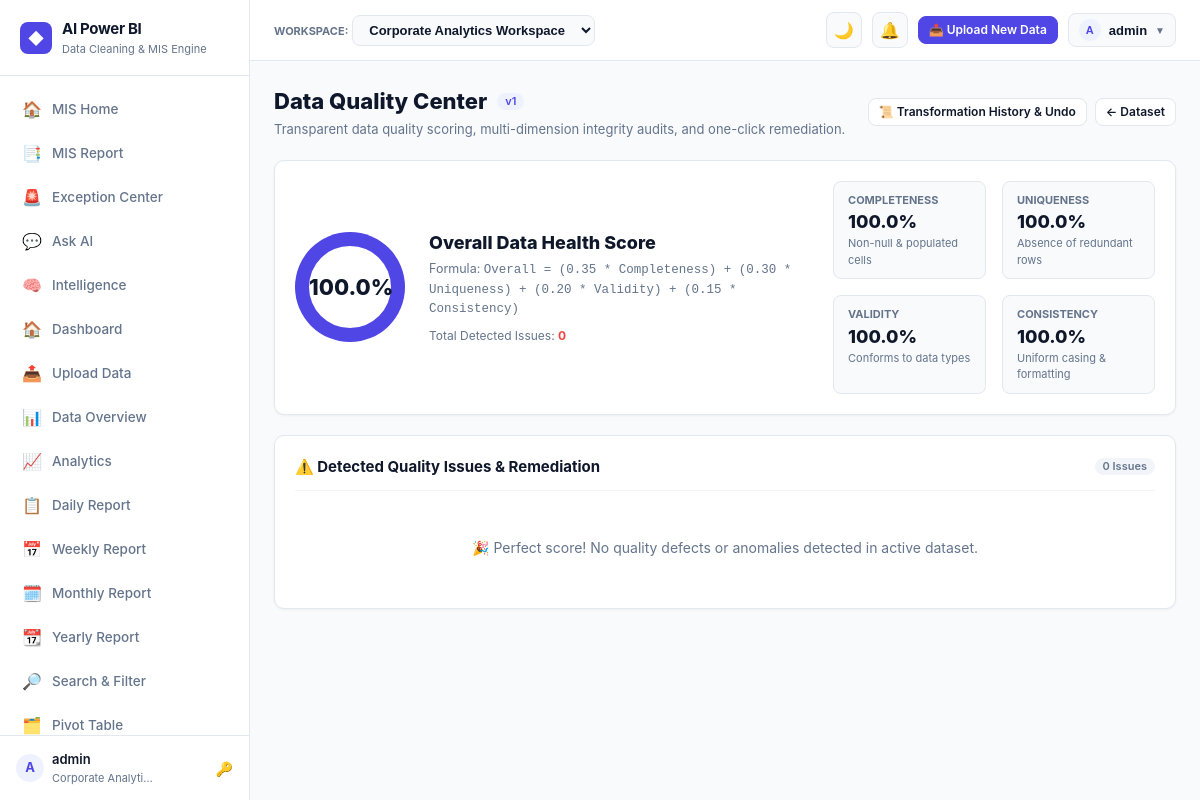
Screenshot of /quality/ (signed in) with the database file from the repository.
### apps/workspaces/models.py (models this page shows, shortened)
class Workspace(models.Model):
    name = models.CharField(max_length=120)
    slug = models.SlugField(max_length=140, unique=True, blank=True)
    description = models.TextField(blank=True)
    owner = models.ForeignKey(User, on_delete=models.CASCADE, related_name='owned_workspaces')
    created_at = models.DateTimeField(auto_now_add=True)
    updated_at = models.DateTimeField(auto_now=True)
    class Meta:
        ordering = ['name']

### apps/datasets/models.py (models this page shows, shortened)
class DatasetVersion(models.Model):
    dataset = models.ForeignKey(Dataset, on_delete=models.CASCADE, related_name='versions')
    version_number = models.PositiveIntegerField()
    parent_version = models.ForeignKey('self', on_delete=models.SET_NULL, null=True, blank=True, related_name='child_versions')
    transformation_run = models.ForeignKey('cleaning.TransformationRun', on_delete=models.SET_NULL, null=True, blank=True, related_name='output_versions')
    file_path = models.CharField(max_length=512)
    row_count = models.PositiveIntegerField(default=0)
    column_count = models.PositiveIntegerField(default=0)
    quality_score = models.FloatField(default=100.0)
    is_cleaned = models.BooleanField(default=False)
    change_summary = models.TextField(blank=True)
    created_by = models.ForeignKey(User, on_delete=models.SET_NULL, null=True, blank=True)
    created_at = models.DateTimeField(auto_now_add=True)
    class Meta:
        ordering = ['-version_number']
        unique_together = ('dataset', 'version_number')

### apps/data_quality/models.py (models this page shows, shortened)
class DataQualityReport(models.Model):
    version = models.OneToOneField('datasets.DatasetVersion', on_delete=models.CASCADE, related_name='quality_report')
    overall_score = models.FloatField(default=100.0)
    completeness_score = models.FloatField(default=100.0)
    uniqueness_score = models.FloatField(default=100.0)
    validity_score = models.FloatField(default=100.0)
    consistency_score = models.FloatField(default=100.0)
    scoring_formula = models.TextField(default="Score = 100 - (missing_pen + dup_pen + invalid_pen + outlier_pen)")
    total_issues_count = models.PositiveIntegerField(default=0)
    created_at = models.DateTimeField(auto_now_add=True)

### apps/dashboards/views.py (the view)
# urls.py: path('quality/', data_quality_view, name='data_quality_center'),
@login_required
def data_quality_view(request, dataset_id=None):
    workspace = request.workspace
    if dataset_id:
        dataset = get_object_or_404(Dataset, id=dataset_id, workspace=workspace)
    else:
        dataset = Dataset.objects.filter(workspace=workspace).first()
    version = dataset.active_version if dataset else None
    report = getattr(version, 'quality_report', None) if version else None
    issues = version.quality_issues.all() if version else []
    return render(request, 'quality/center.html', {
        'dataset': dataset,
        'version': version,
        'report': report,
        'issues': issues,
    })

### apps/workspaces/context_processors.py (called while the page is built)
def workspace_context(request):
    if hasattr(request, 'user') and request.user.is_authenticated:
        memberships = WorkspaceMembership.objects.filter(user=request.user).select_related('workspace')
        user_workspaces = [m.workspace for m in memberships]
        return {
            'current_workspace': getattr(request, 'workspace', None),
            'user_workspaces': user_workspaces,
        }
    return {
        'current_workspace': None,
        'user_workspaces': [],
    }

### templates/quality/center.html (shortened to what this page needs)
{% extends 'base/base.html' %}
{% block content %}
<div style="display: flex; align-items: center; justify-content: space-between; margin-bottom: 20px; flex-wrap: wrap; gap: 10px;">
  <div>
    <div style="display: flex; align-items: center; gap: 10px;">
      <h1 style="font-size: 22px; font-weight: 800;">Data Quality Center</h1>
      <span class="badge badge-primary">v{{ version.version_number }}</span>
    </div>
    <p style="font-size: 13px; color: var(--text-muted); margin-top: 2px;">
      Transparent data quality scoring, multi-dimension integrity audits, and one-click remediation.
    </p>
  </div>
  <div style="display: flex; gap: 8px;">
    <a href="{% url 'transformations' dataset.id %}" class="btn btn-sm">📜 Transformation History & Undo</a>
    <a href="{% url 'dataset_detail' dataset.id %}" class="btn btn-sm">← Dataset</a>
  </div>
</div>
<div class="card">
  <div style="display: flex; align-items: center; justify-content: space-between; flex-wrap: wrap; gap: 24px;">
    <div style="display: flex; align-items: center; gap: 24px;">
      <div class="score-circle" style="--score: {{ report.overall_score|default:100 }};">
        <div class="score-inner">
          {{ report.overall_score|default:100 }}%
        </div>
      </div>
      <div>
        <h2 style="font-size: 18px; font-weight: 800;">Overall Data Health Score</h2>
        <p style="font-size: 12.5px; color: var(--text-muted); max-width: 380px; margin-top: 4px;">
          Formula: <code>{{ report.scoring_formula }}</code>
        </p>
        <div style="margin-top: 8px; font-size: 12px; color: var(--text-muted);">
          Total Detected Issues: <b style="color: var(--danger);">{{ issues.count }}</b>
        </div>
      </div>
    </div>
    <div style="display: grid; grid-template-columns: repeat(2, 1fr); gap: 16px; flex: 1; max-width: 480px;">
      <div style="background: var(--bg); border: 1px solid var(--border); border-radius: 8px; padding: 10px 14px;">
        <div style="font-size: 11px; font-weight: 700; color: var(--text-muted); text-transform: uppercase;">Completeness</div>
        <div style="font-size: 18px; font-weight: 800; color: var(--text-main);">{{ report.completeness_score|default:100 }}%</div>
        <div style="font-size: 11px; color: var(--text-muted);">Non-null & populated cells</div>
      </div>
      <div style="background: var(--bg); border: 1px solid var(--border); border-radius: 8px; padding: 10px 14px;">
        <div style="font-size: 11px; font-weight: 700; color: var(--text-muted); text-transform: uppercase;">Uniqueness</div>
        <div style="font-size: 18px; font-weight: 800; color: var(--text-main);">{{ report.uniqueness_score|default:100 }}%</div>
        <div style="font-size: 11px; color: var(--text-muted);">Absence of redundant rows</div>
      </div>
      <div style="background: var(--bg); border: 1px solid var(--border); border-radius: 8px; padding: 10px 14px;">
        <div style="font-size: 11px; font-weight: 700; color: var(--text-muted); text-transform: uppercase;">Validity</div>
        <div style="font-size: 18px; font-weight: 800; color: var(--text-main);">{{ report.validity_score|default:100 }}%</div>
        <div style="font-size: 11px; color: var(--text-muted);">Conforms to data types</div>
      </div>
      <div style="background: var(--bg); border: 1px solid var(--border); border-radius: 8px; padding: 10px 14px;">
        <div style="font-size: 11px; font-weight: 700; color: var(--text-muted); text-transform: uppercase;">Consistency</div>
        <div style="font-size: 18px; font-weight: 800; color: var(--text-main);">{{ report.consistency_score|default:100 }}%</div>
        <div style="font-size: 11px; color: var(--text-muted);">Uniform casing & formatting</div>
      </div>
    </div>
  </div>
</div>
<div class="card">
  <div class="card-header">
    <div class="card-title">⚠️ Detected Quality Issues & Remediation</div>
    <span class="badge badge-neutral">{{ issues.count }} Issues</span>
  </div>
  <div style="display: flex; flex-direction: column; gap: 12px;">
    {% for issue in issues %}
    <div style="border: 1px solid var(--border); border-radius: 8px; padding: 16px; background: {% if issue.severity == 'critical' %}var(--danger-light){% elif issue.severity == 'warning' %}var(--warning-light){% else %}var(--card-bg){% endif %};">
      <div style="display: flex; justify-content: space-between; align-items: flex-start; flex-wrap: wrap; gap: 10px;">
        <div>
          <div style="display: flex; align-items: center; gap: 8px;">
            <b style="font-size: 14px;">{{ issue.get_issue_type_display }}</b>
            <span class="badge {% if issue.severity == 'critical' %}badge-danger{% elif issue.severity == 'warning' %}badge-warning{% else %}badge-neutral{% endif %}">
              {{ issue.severity|upper }}
            </span>
            {% if issue.column_name %}
            <span class="badge badge-primary">Column: {{ issue.column_name }}</span>
            {% endif %}
          </div>
          <p style="font-size: 13px; color: var(--text-main); margin-top: 6px;">
            {{ issue.evidence_summary }}
          </p>
          <div style="font-size: 11.5px; color: var(--text-muted); margin-top: 4px;">
            Affected rows: <b>{{ issue.affected_row_count }}</b>
            {% if issue.sample_row_indices %}
            · Sample row indices: <code>{{ issue.sample_row_indices|slice:":5"|join:", " }}</code>
            {% endif %}
          </div>
        </div>
        <div>
          {% if not issue.is_resolved %}
          <button class="btn btn-sm btn-primary" onclick="applyQuickFix({{ issue.id }}, '{{ issue.suggested_action }}')">
            ⚡ Quick Fix ({{ issue.suggested_action|title }})
          </button>
          {% else %}
          <span class="badge badge-success">✓ Resolved</span>
          {% endif %}
        </div>
      </div>
    </div>
    {% empty %}
    <div style="text-align: center; color: var(--text-muted); padding: 30px;">
      🎉 Perfect score! No quality defects or anomalies detected in active dataset.
    </div>
    {% endfor %}
  </div>
</div>
{% endblock %}

### templates/base/base.html (shortened to what this page needs)
{% load static %}
<!DOCTYPE html>
<html lang="en">
<head>
  <link rel="stylesheet" href="{% static 'css/theme.css' %}">
</head>
<body>
  <aside class="sidebar">
    <div class="brand">
      <div class="brand-logo">◆</div>
      <div>
        <div class="brand-name">AI Power BI</div>
        <div class="brand-sub">Data Cleaning & MIS Engine</div>
      </div>
    </div>
    <nav class="nav-links">
      <a href="{% url 'mis_home' %}" class="nav-item {% if request.resolver_match.url_name in 'mis_home,mis_home_alt' %}active{% endif %}">
        <span class="nav-icon">🏠</span> MIS Home
      </a>
      <a href="{% url 'reports' %}" class="nav-item {% if request.resolver_match.url_name == 'reports' %}active{% endif %}">
        <span class="nav-icon">📑</span> MIS Report
      </a>
      <a href="{% url 'exception_center' %}" class="nav-item {% if request.resolver_match.url_name == 'exception_center' %}active{% endif %}">
        <span class="nav-icon">🚨</span> Exception Center
      </a>
      <a href="{% url 'ask_ai' %}" class="nav-item {% if request.resolver_match.url_name in 'ask_ai,ask_data' %}active{% endif %}">
        <span class="nav-icon">💬</span> Ask AI
      </a>
      <a href="{% url 'intelligence' %}" class="nav-item {% if request.resolver_match.url_name == 'intelligence' %}active{% endif %}">
        <span class="nav-icon">🧠</span> Intelligence
      </a>
      <a href="{% url 'dashboard' %}" class="nav-item {% if request.resolver_match.url_name == 'dashboard' %}active{% endif %}">
        <span class="nav-icon">🏠</span> Dashboard
      </a>
      <a href="{% url 'upload' %}" class="nav-item {% if request.resolver_match.url_name == 'upload' %}active{% endif %}">
        <span class="nav-icon">📤</span> Upload Data
      </a>
      <a href="{% url 'data_overview' %}" class="nav-item {% if request.resolver_match.url_name == 'data_overview' %}active{% endif %}">
        <span class="nav-icon">📊</span> Data Overview
      </a>
      <a href="{% url 'analytics' %}" class="nav-item {% if request.resolver_match.url_name == 'analytics' %}active{% endif %}">
        <span class="nav-icon">📈</span> Analytics
      </a>
      <a href="{% url 'daily_report' %}" class="nav-item {% if request.resolver_match.url_name == 'daily_report' %}active{% endif %}">
        <span class="nav-icon">📋</span> Daily Report
      </a>
      <a href="{% url 'weekly_report' %}" class="nav-item {% if request.resolver_match.url_name == 'weekly_report' %}active{% endif %}">
        <span class="nav-icon">📅</span> Weekly Report
      </a>
      <a href="{% url 'monthly_report' %}" class="nav-item {% if request.resolver_match.url_name == 'monthly_report' %}active{% endif %}">
        <span class="nav-icon">🗓️</span> Monthly Report
      </a>
      <a href="{% url 'yearly_report' %}" class="nav-item {% if request.resolver_match.url_name == 'yearly_report' %}active{% endif %}">
        <span class="nav-icon">📆</span> Yearly Report
      </a>
      <a href="{% url 'search_filter' %}" class="nav-item {% if request.resolver_match.url_name == 'search_filter' %}active{% endif %}">
        <span class="nav-icon">🔎</span> Search & Filter
      </a>
      <a href="{% url 'pivot_table' %}" class="nav-item {% if request.resolver_match.url_name == 'pivot_table' %}active{% endif %}">
        <span class="nav-icon">🗂️</span> Pivot Table
      </a>
    </nav>
    <div class="sidebar-footer">
      <div class="user-badge">
        <div style="display: flex; align-items: center; gap: 8px;">
          <div class="user-avatar">{{ request.user.username|make_list|first|upper }}</div>
          <div>
            <div style="font-weight: 600;">{{ request.user.username }}</div>
            <div style="font-size: 11px; color: var(--text-muted);">{{ current_workspace.name|truncatechars:18 }}</div>
          </div>
        </div>
        <a href="{% url 'password_change' %}" style="color: var(--text-muted); text-decoration: none; font-size: 14px;" title="Change Password">🔑</a>
      </div>
    </div>
  </aside>
  <div id="app-wrap">
    <header class="topbar">
      <div class="topbar-left">
        <div class="workspace-selector">
          <label style="font-size: 11px; font-weight: 700; color: var(--text-muted); text-transform: uppercase;">Workspace:</label>
          <select onchange="switchWorkspace(this.value)">
            {% for ws in user_workspaces %}
              <option value="{{ ws.id }}" {% if ws.id == current_workspace.id %}selected{% endif %}>{{ ws.name }}</option>
            {% endfor %}
          </select>
        </div>
      </div>
      <div class="topbar-right">
        <button id="theme-toggle-btn" class="theme-toggle-btn" onclick="toggleTheme()" title="Toggle Dark/Light Mode">
        </button>
        <a href="{% url 'notifications' %}" class="icon-badge-btn" title="Notifications">
          🔔
        </a>
        <a href="{% url 'upload' %}" class="btn btn-primary btn-sm">📤 Upload New Data</a>
        <div class="user-menu-container">
          <button class="user-menu-btn" onclick="toggleUserMenu(event)">
            <span class="user-avatar" style="width: 22px; height: 22px; font-size: 11px;">{{ request.user.username|make_list|first|upper }}</span>
            <span>{{ request.user.username }}</span>
            <span style="font-size: 10px; color: var(--text-muted);">▼</span>
          </button>
        </div>
      </div>
    </header>
    <main class="content-area">
      {% block content %}{% endblock %}
    </main>
  </div>
</body>
</html>

### rows the page displays
Workspace: name "Corporate Analyti…"
DatasetVersion: version_number "1", count "0"
DataQualityReport: overall_score "100.0", scoring_formula "Overall = (0.35 * Completeness) + (0.30 * Uniqueness) + (0.20 * Validity) + (0.15 * Consistency)", completeness_score "100.0", uniqueness_score "100.0", validity_score "100.0", consistency_score "100.0"

### other values shown
{{ request.user.username|make_list|first|upper }} "A"
{{ request.user.username }} "admin"
{{ issues.count }} "0"
form field value "Corporate Analytics Workspace"
